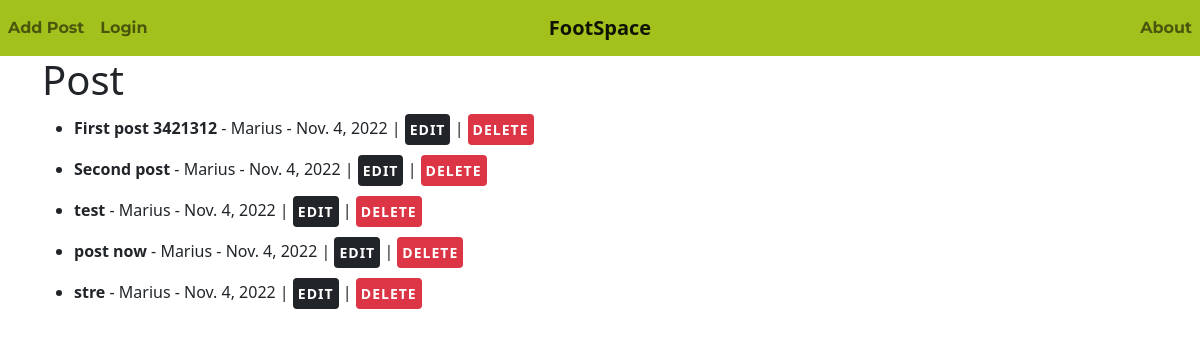
The page / on the database its author committed.
### foot_space/models.py (models this page shows, shortened)
class Post(models.Model):
    title = models.CharField(max_length=255)
    title_tag = models.CharField(max_length=255)
    author = models.ForeignKey(User, on_delete=models.CASCADE)
    body = models.TextField()
    post_date = models.DateField(auto_now_add=True)

### foot_space/views.py (the view)
# urls.py: path('', HomeView.as_view(), name="home"),
class HomeView(ListView):
    model = Post
    template_name = "home.html"
    ordering = ['-post_date']

### foot_space/templates/home.html (shortened to what this page needs)
{% extends 'base.html' %}
{% block content %}
<html>
<h1>Post</h1>
<ul>
{% for post in object_list %}
    <li class ="li_spaced"><a href="{% url 'article-detail' post.pk %}">{{ post.title }}</a> - {{ post.author.first_name }} - {{ post.post_date }} |
        <a href="{% url 'edit-post' post.pk %}" class="btn btn-dark btn-sm">Edit</a> |
        <a href="{% url 'delete-post' post.pk %}" class="btn btn-danger btn-sm">Delete</a>
    </li>
{% endfor %}
</ul>
</html>
{% endblock %}

### foot_space/templates/home.html (style rules this page uses)
a { color: inherit; text-decoration: none; font-weight: bold; }
.btn { padding: 5px 5px; border: 0 none; font-weight: 700; letter-spacing: 1px; text-transform: uppercase; }
.li_spaced { margin: 10px 0; }

### rows shown on the page
Post: title "First post 3421312", author.first_name "Marius", post_date "Nov. 4, 2022"
Post: title "Second post", author.first_name "Marius", post_date "Nov. 4, 2022"
Post: title "test", author.first_name "Marius", post_date "Nov. 4, 2022"
Post: title "post now", author.first_name "Marius", post_date "Nov. 4, 2022"
Post: title "stre", author.first_name "Marius", post_date "Nov. 4, 2022"
